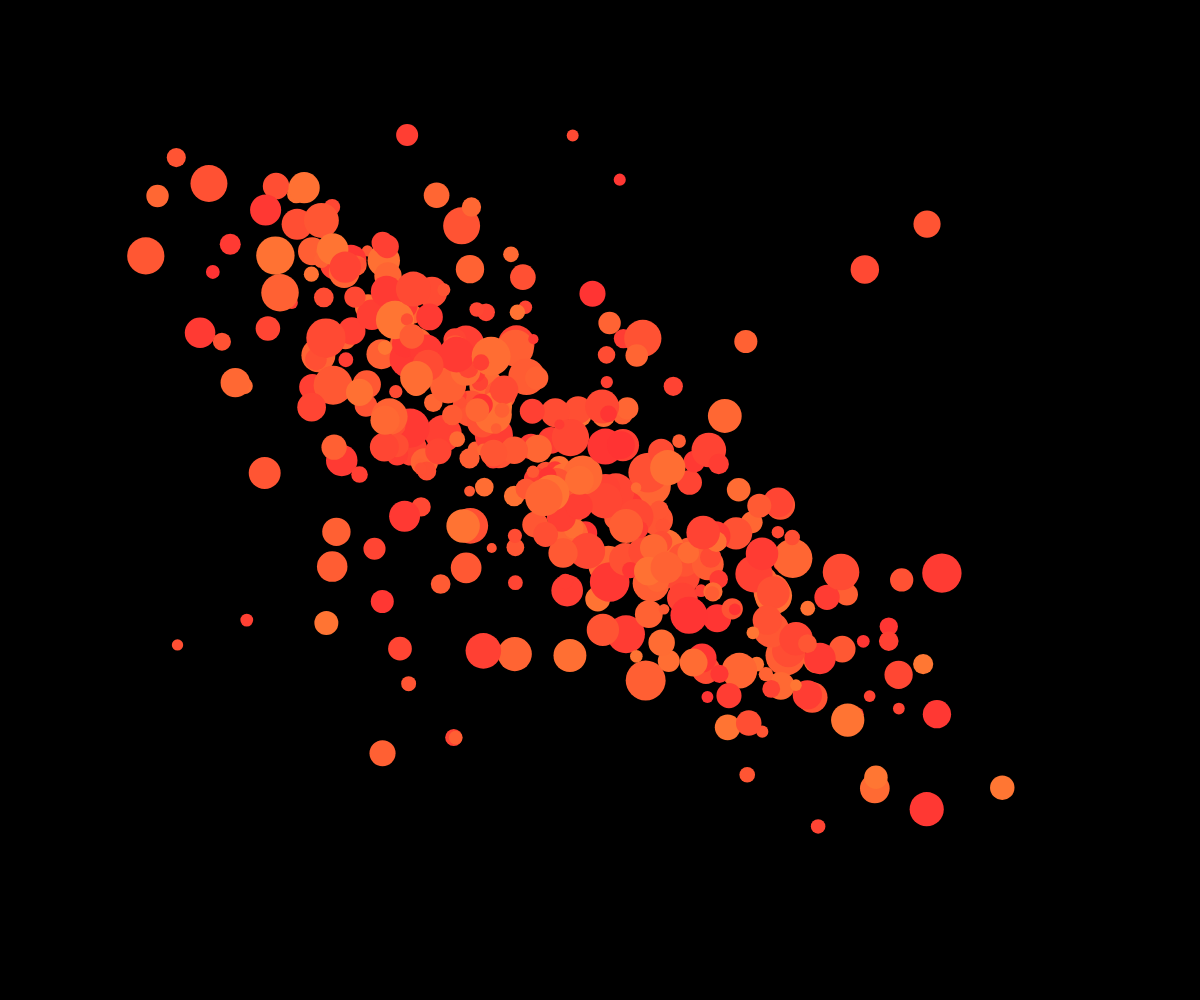
Frame 1 (no input)
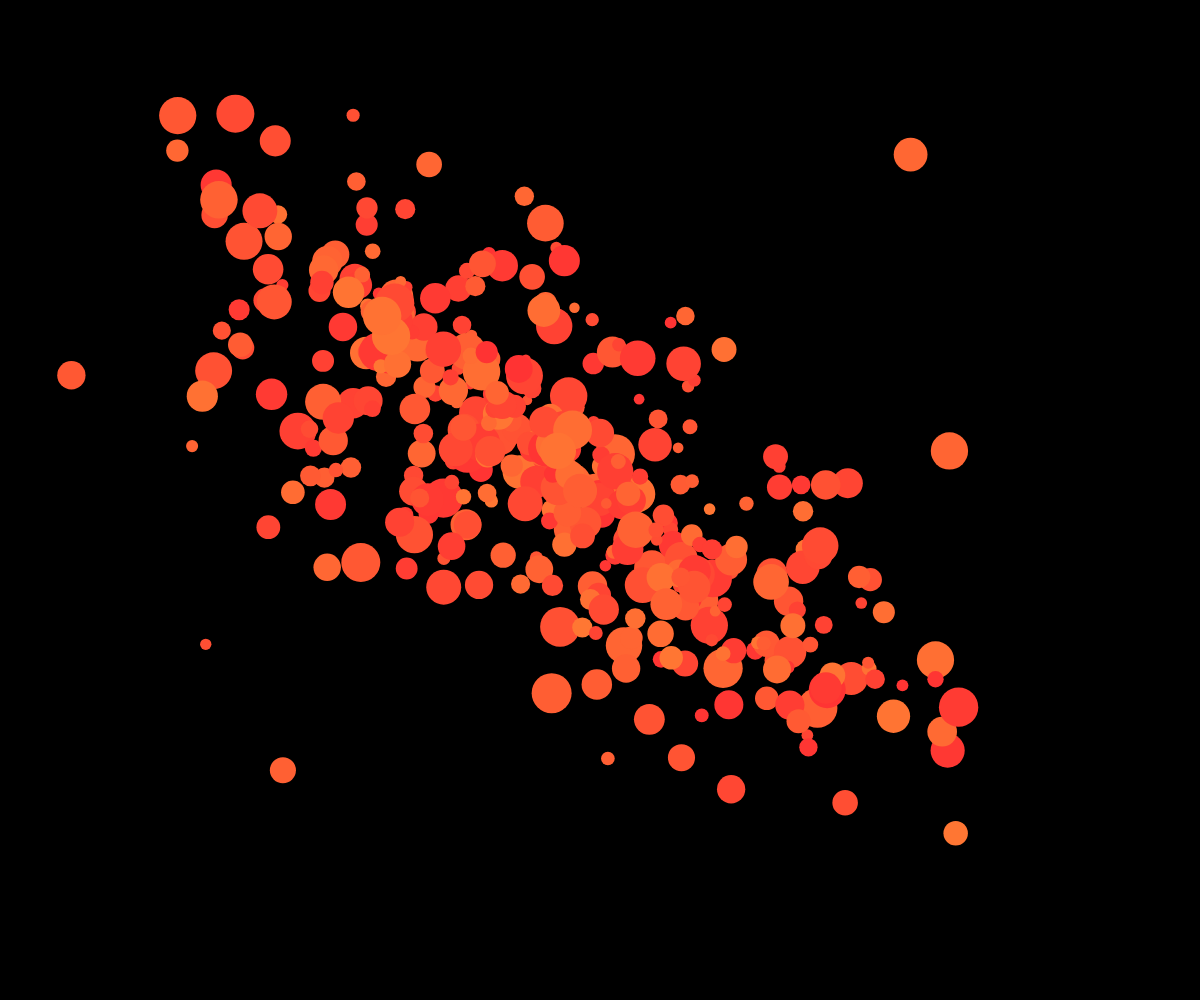
Frame 60 (no input)
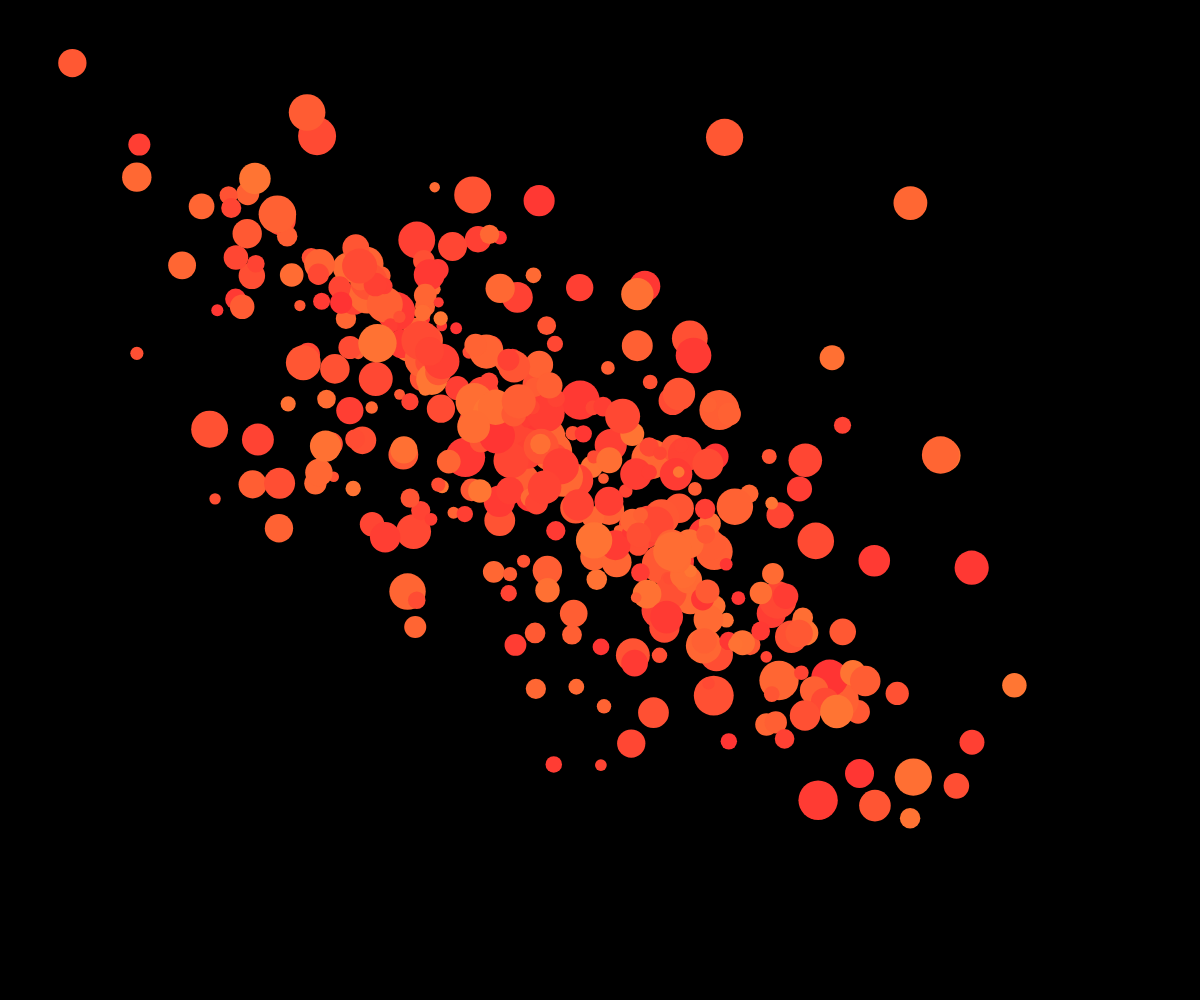
Frame 120 (the mouse pressed at the canvas centre since frame 60)

The p5.js sketch that drew these frames (run headless with seeded random() and noise() and a simulated clock; from frame 60 on, the mouse is pressed at the canvas centre):

// p5.js sketch
// ── sketch.js
let numParticles = 400;
let particles = [];

function setup() {
  createCanvas(window.innerWidth, window.innerHeight);
  colorMode(HSB);
  noStroke();

  for (let i = 0; i < numParticles; i++) {
    let x = random(width);
    let y = random(height);
    let c = color(random(0, 20), 80, 100);
    let radius = random(5, 20);
    particles.push(new Particle(x, y, c, radius));
  }
}

function draw() {
  background(0);
  for (let particle of particles) {
    particle.update();
    particle.display();
  }
}

class Particle {
  constructor(x, y, color, radius) {
    this.x = x;
    this.y = y;
    this.color = color;
    this.radius = radius;
    this.xOff = random(1000);
    this.yOff = random(1000);
    this.timeOff = random(1000);
    this.timeIncrement = 0.005;
  }

  update() {
    this.xOff += this.timeIncrement;
    this.yOff += this.timeIncrement;
    this.timeOff += this.timeIncrement;
    let nX = map(noise(this.xOff), 0, 1, -1, 1);
    let nY = map(noise(this.yOff), 0, 1, -1, 1);
    this.x = map(noise(nX + this.timeOff), 0, 1, 0, width);
    this.y = map(noise(nY + this.timeOff), 0, 1, 0, height);
  }

  display() {
    fill(this.color);
    ellipse(this.x, this.y, this.radius * 2, this.radius * 2);
  }
}
